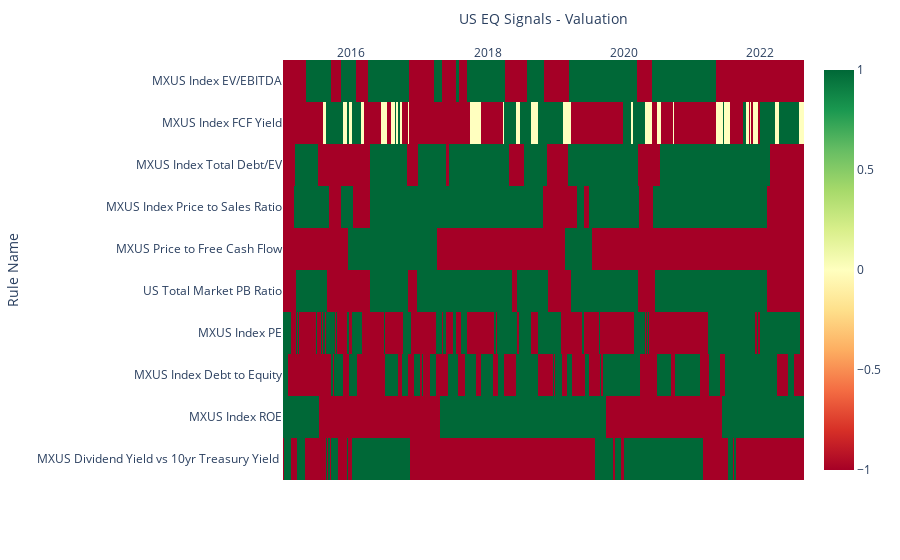

Here is the notebook cell this chart was saved with:
### Code cell
plot(heatmap_val_df.T, x_title="US EQ Signals - Valuation", y_title="Rule Name")

### Figure 1 — Plotly figure (JSON) as saved in the notebook; plotly's stock layout.template omitted (floating-point values rounded to 4 significant figures; data arrays with more than 128 entries replaced by an {"elided": "..."} marker saying what was removed)
{"data": [{"coloraxis": "coloraxis", "hovertemplate": "US EQ Signals - Valuation: %{x}<br>Rule Name: %{y}<br>color: %{z}<extra></extra>", "name": "0", "type": "heatmap", "x": {"elided": "2793 str values"}, "xaxis": "x", "y": ["MXUS Index EV/EBITDA", "MXUS Index FCF Yield", "MXUS Index Total Debt/EV", "MXUS Index Price to Sales Ratio", "MXUS Price to Free Cash Flow", "US Total Market PB Ratio", "MXUS Index PE", "MXUS Index Debt to Equity", "MXUS Index ROE", "MXUS Dividend Yield vs 10yr Treasury Yield "], "yaxis": "y", "z": {"elided": "10x2793 int values"}}], "layout": {"coloraxis": {"colorscale": [[0, "rgb(165,0,38)"], [0.1, "rgb(215,48,39)"], [0.2, "rgb(244,109,67)"], [0.3, "rgb(253,174,97)"], [0.4, "rgb(254,224,139)"], [0.5, "rgb(255,255,191)"], [0.6, "rgb(217,239,139)"], [0.7, "rgb(166,217,106)"], [0.8, "rgb(102,189,99)"], [0.9, "rgb(26,152,80)"], [1, "rgb(0,104,55)"]]}, "margin": {"t": 60}, "xaxis": {"anchor": "y", "constrain": "domain", "domain": [0, 1], "scaleanchor": "y", "side": "top", "title": {"text": "US EQ Signals - Valuation"}}, "yaxis": {"anchor": "x", "autorange": "reversed", "constrain": "domain", "domain": [0, 1], "title": {"text": "Rule Name"}}}}
